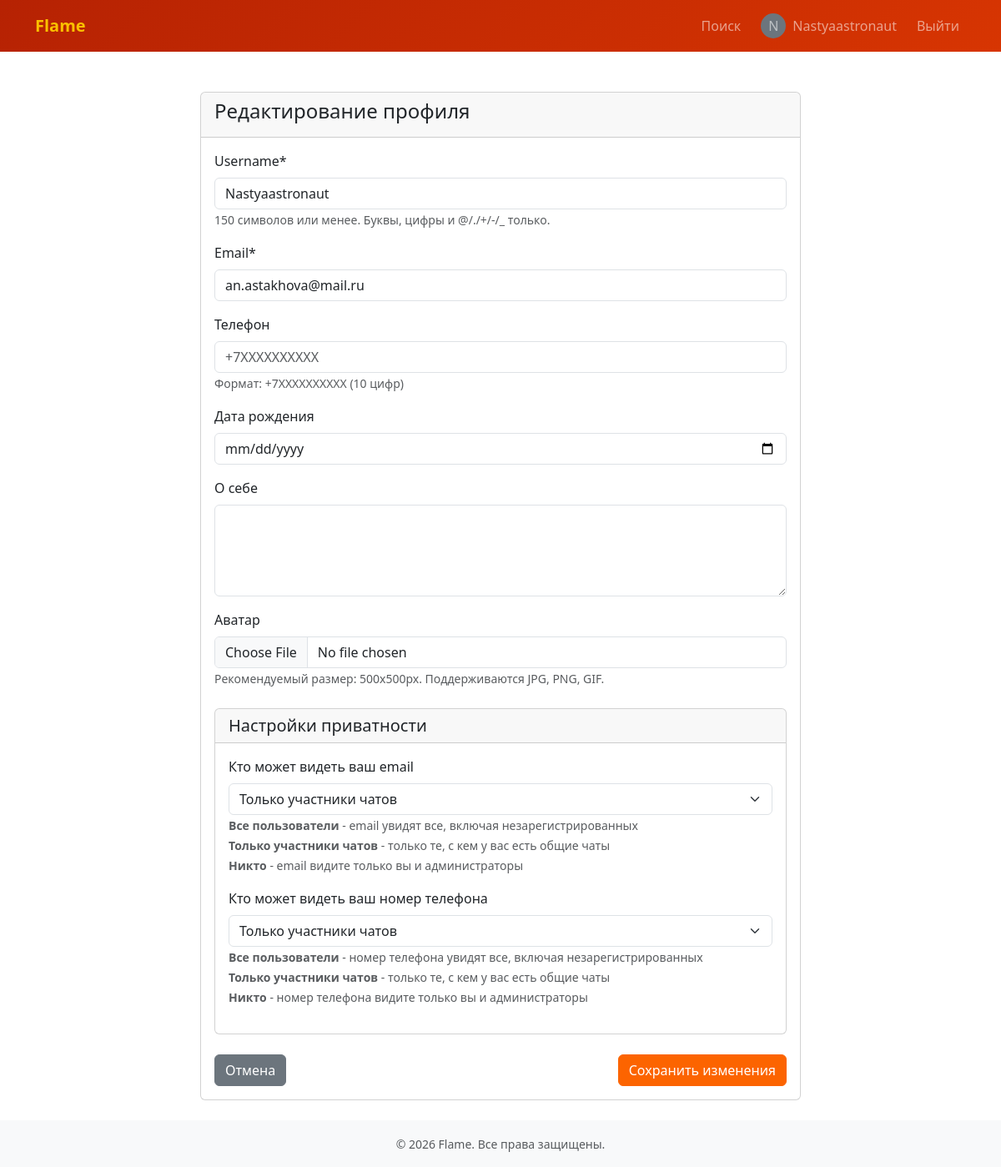
The page /profile/edit/ (signed in) on the database its author committed.
### users/models.py (models this page shows, shortened)
class CustomUser(AbstractUser):
    email = models.EmailField(unique=True, verbose_name='Email')
    phone_regex = RegexValidator(
        regex=r'^\+?7?\d{10}$',
        message="Телефон в формате: +7XXXXXXXXXX (10 цифр)"
    )
    phone = models.CharField(
        max_length=20,
        blank=True,
        null=True,
        verbose_name='Телефон'
    )
    birth_date = models.DateField(blank=True, null=True, verbose_name='Дата рождения')
    bio = models.TextField(blank=True, null=True, verbose_name='О себе')
    avatar = models.ImageField(
        upload_to='avatars/',
        blank=True,
        null=True,
        verbose_name='Аватар'
    )
    last_online = models.DateTimeField(auto_now=True, verbose_name='Был в сети')
    PRIVACY_CHOICES = [
        ('everyone', 'Все пользователи'),
        ('members_only', 'Только участники чатов'),
        ('no_one', 'Никто (кроме администраторов)'),
    ]
    email_privacy = models.CharField(
        max_length=20,
        choices=PRIVACY_CHOICES,
        default='members_only',
        verbose_name='Кто видит email'
    )
    phone_privacy = models.CharField(
        max_length=20,
        choices=PRIVACY_CHOICES,
        default='members_only',
        verbose_name='Кто видит телефон'
    )
    USERNAME_FIELD = 'username'
    REQUIRED_FIELDS = ['email']

### users/views.py (the view)
# urls.py: path('profile/edit/', profile_edit_view, name='profile_edit'),
@login_required
def profile_edit_view(request):
    if request.method == 'POST':
        form = CustomUserChangeForm(request.POST, request.FILES, instance=request.user)
        if form.is_valid():
            form.save()
            messages.success(request, 'Профиль успешно обновлен!')
            return redirect('users:profile')
    else:
        form = CustomUserChangeForm(instance=request.user)
    return render(request, 'users/profile_edit.html', {'form': form})

### templates/users/profile_edit.html (shortened to what this page needs)
{% extends 'base.html' %}
{% load static %}
{% block content %}
<div class="container py-4">
    <div class="row justify-content-center">
        <div class="col-md-8">
            <div class="card">
                <div class="card-header">
                    <h4>Редактирование профиля</h4>
                </div>
                <div class="card-body">
                    <form method="post" enctype="multipart/form-data">
                        <div class="mb-3">
                            <label for="id_username" class="form-label">Username*</label>
                            <input type="text" name="username" id="id_username" class="form-control {% if form.username.errors %}is-invalid{% endif %}" value="{{ form.username.value|default:'' }}">
                            <small class="form-text text-muted">150 символов или менее. Буквы, цифры и @/./+/-/_ только.</small>
                        </div>
                        <div class="mb-3">
                            <label for="id_email" class="form-label">Email*</label>
                            <input type="email" name="email" id="id_email" class="form-control {% if form.email.errors %}is-invalid{% endif %}" value="{{ form.email.value|default:'' }}">
                        </div>
                        <div class="mb-3">
                            <label for="id_phone" class="form-label">Телефон</label>
                            <input type="text" name="phone" id="id_phone" class="form-control {% if form.phone.errors %}is-invalid{% endif %}" value="{{ form.phone.value|default:'' }}" placeholder="+7XXXXXXXXXX">
                            <small class="form-text text-muted">Формат: +7XXXXXXXXXX (10 цифр)</small>
                        </div>
                        <div class="mb-3">
                            <label for="id_birth_date" class="form-label">Дата рождения</label>
                            <input type="date" name="birth_date" id="id_birth_date" class="form-control {% if form.birth_date.errors %}is-invalid{% endif %}" value="{{ form.birth_date.value|default:''|date:'Y-m-d' }}">
                        </div>
                        <div class="mb-3">
                            <label for="id_bio" class="form-label">О себе</label>
                            <textarea name="bio" id="id_bio" rows="4" class="form-control {% if form.bio.errors %}is-invalid{% endif %}">{{ form.bio.value|default:'' }}</textarea>
                        </div>
                        <div class="mb-3">
                            <label for="id_avatar" class="form-label">Аватар</label>
                            <input type="file" name="avatar" id="id_avatar" class="form-control {% if form.avatar.errors %}is-invalid{% endif %}" accept="image/*">
                            <small class="form-text text-muted">Рекомендуемый размер: 500x500px. Поддерживаются JPG, PNG, GIF.</small>
                        </div>
                        <div class="card mt-4">
                            <div class="card-header">
                                <h5 class="mb-0">Настройки приватности</h5>
                            </div>
                            <div class="card-body">
                                <div class="mb-3">
                                    <label for="id_email_privacy" class="form-label">Кто может видеть ваш email</label>
                                    <select name="email_privacy" id="id_email_privacy" class="form-select">
                                        <option value="members_only" {% if form.email_privacy.value == 'members_only' %}selected{% endif %}>Только участники чатов</option>
                                    </select>
                                    <small class="form-text text-muted">
                                        <strong>Все пользователи</strong> - email увидят все, включая незарегистрированных<br>
                                        <strong>Только участники чатов</strong> - только те, с кем у вас есть общие чаты<br>
                                        <strong>Никто</strong> - email видите только вы и администраторы
                                    </small>
                                </div>
                                <div class="mb-3">
                                    <label for="id_phone_privacy" class="form-label">Кто может видеть ваш номер телефона</label>
                                    <select name="phone_privacy" id="id_phone_privacy" class="form-select">
                                        <option value="members_only" {% if form.phone_privacy.value == 'members_only' %}selected{% endif %}>Только участники чатов</option>
                                    </select>
                                    <small class="form-text text-muted">
                                        <strong>Все пользователи</strong> - номер телефона увидят все, включая незарегистрированных<br>
                                        <strong>Только участники чатов</strong> - только те, с кем у вас есть общие чаты<br>
                                        <strong>Никто</strong> - номер телефона видите только вы и администраторы
                                    </small>
                                </div>
                            </div>
                        </div>
                        <div class="d-flex justify-content-between mt-4">
                            <a href="{% url 'users:profile' %}" class="btn btn-secondary">Отмена</a>
                            <button type="submit" class="btn btn-primary">Сохранить изменения</button>
                        </div>
                    </form>
                </div>
            </div>
        </div>
    </div>
</div>
{% endblock %}

### templates/base.html (shortened to what this page needs)
<!DOCTYPE html>
<html lang="ru">
<head>
    <link href="https://cdn.jsdelivr.net/npm/bootstrap@5.3.0/dist/css/bootstrap.min.css" rel="stylesheet">
</head>
<body class="d-flex flex-column min-vh-100">
    <nav class="navbar navbar-expand-lg navbar-dark" style="background: linear-gradient(135deg, #B62203 0%, #D73502 100%);">
        <div class="container">
            <a class="navbar-brand" href="{% url 'chat:list' %}">Flame</a>
            <div class="collapse navbar-collapse" id="navbarNav">
                <ul class="navbar-nav ms-auto align-items-center gap-2">
                    {% if user.is_authenticated %}
                        <li class="nav-item">
                            <a class="nav-link" href="{% url 'users:user_search' %}">Поиск</a>
                        </li>
                        <li class="nav-item">
                            <a class="nav-link d-flex align-items-center gap-2" href="{% url 'users:profile' %}">
                                {% if user.avatar %}
                                    <img src="{{ user.avatar.url }}" alt="avatar" style="width: 30px; height: 30px; border-radius: 50%; object-fit: cover;">
                                {% else %}
                                    <span style="display: inline-block; width: 30px; height: 30px; line-height: 30px; text-align: center; background: #6c757d; border-radius: 50%;">{{ user.username|first|upper }}</span>
                                {% endif %}
                                <span>{{ user.username }}</span>
                            </a>
                        </li>
                        <li class="nav-item">
                            <form method="post" action="{% url 'users:logout' %}" class="d-inline">
                                <button type="submit" class="btn btn-link nav-link" style="display: inline-block;">Выйти</button>
                            </form>
                        </li>
                    {% endif %}
                </ul>
            </div>
        </div>
    </nav>
    <main class="flex-grow-1">
        <div class="container mt-4">
            {% block content %}
            {% endblock %}
        </div>
    </main>
    <footer class="bg-light text-center text-muted py-3">
        <div class="container">
            <small>&copy; 2026 Flame. Все права защищены.</small>
        </div>
    </footer>
</body>
</html>

### templates/base.html (style rules this page uses)
:root { --dark-cherry: #801100; --dragon: #B62203; --bishop: #D73502; --cadmium: #FC6400; --fire-orange: #FF7500; --golden: #FAC000; }
body { background-color: white; color: #333; }
.navbar { background: linear-gradient(135deg, var(--dark-cherry) 0%, var(--dragon) 100%); }
.navbar-brand { font-weight: bold; color: var(--golden) !important; }
.btn-primary { background-color: var(--cadmium); border-color: var(--cadmium); }
footer { background-color: #f8f9fa !important; color: #6c757d !important; }

### rows shown on the page
CustomUser: username|first "N", username "Nastyaastronaut", email "an.astakhova@mail.ru", email_privacy "Только участники чатов", phone_privacy "Только участники чатов"
